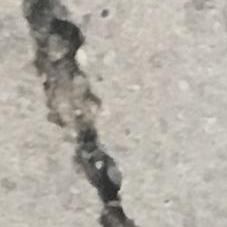
%> input picture Computer Vision for Engineering and Science/Data/Concrete Registration/00475.jpg, 227 x 227 px
$ octave --eval "result = crackAnalysys_example(imread('../../../Computer Vision for Engineering and Science/Data/Concrete Registration/00475.jpg'));"   (GNU Octave 9; MATLAB toolbox functions it lacks are replaced by stand-ins)
%> lines starting %> are read from the running program, lines starting %| are printed output that depends on the picture; in (x1, y1, x2, y2) boxes, pixels count from 0 and x2, y2 are one past the last pixel; in counts of white or black regions, pixels touching at a corner belong together; the program's own positions count from 1
function results = crackAnalysys_example(img)
%crackAnalysis segments and analyzes an image from the concrete crack dataset.
%
%  results = crackAnalysis(img) preprocesses, segments, and analyzes image img.
%  results, is returned as a structure array with 4 fields:
%  BW, the final black and white mask.
%  NumRegions, the number of individual regions in the mask.
%  Area, the total area in number of pixels of all regions.
%  MaxWidth, the maximum width in number of pixels of all regions.
%----------------------------------------------------

%Preprocessing
%  Convert the input image to grayscale and apply a Gaussian filter to
%  smooth rough concrete textures.
gs = im2gray(img);
gsf = imgaussfilt(gs,1);

%Segmentation
%  Apply multi-level thresholding to distinguish dark cracks from
%  textured concrete. Then morphologically close the mask,
%  and finally filter out all regions below a cutoff size.
thresh = multithresh(gsf,2);
%> thresh = [112 163]
levels = imquantize(gsf,thresh);
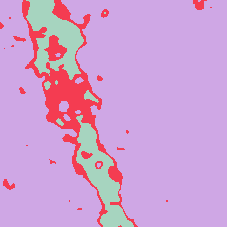
%> levels: size 227x227 double; 3 distinct labels, from 1 to 3; one colour per label, 0 black
bw = levels>1;
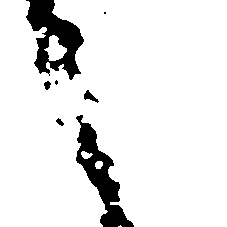
%> bw: size 227x227 logical; 91% white; 7 black regions (2 under 20 px), largest, box (x1, y1, x2, y2) and area: (26, 0, 84, 80) 2296, (76, 115, 134, 227) 2176, (84, 90, 99, 103) 85, (44, 81, 51, 90) 43, (56, 118, 64, 126) 35
bw = ~bw;
bw = imclose(bw,strel("disk",4,0));
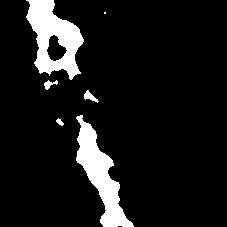
%> bw: size 227x227 logical; 9.7% white; 6 white regions (1 under 20 px), largest, box (x1, y1, x2, y2) and area: (26, 0, 84, 80) 2475, (76, 115, 134, 227) 2354, (84, 90, 99, 103) 85, (44, 80, 58, 90) 67, (56, 118, 64, 126) 35
bw = bwpropfilt(bw,"Area",[50,inf]);
%> bw: size 227x227 logical; 9.7% white; 4 white regions, box (x1, y1, x2, y2) and area: (26, 0, 84, 80) 2475, (76, 115, 134, 227) 2354, (84, 90, 99, 103) 85, (44, 80, 58, 90) 67

%Region Analysis
%  Calculate the area of all regions in the mask, then
%  compute the distance from each foreground "crack" pixels to the
%  nearest background pixel.
rp = regionprops("table",bw,"Area");
%> rp = 4 regions; Area: 2475, 2354, 85, 67
distToEdge = bwdist(~bw);
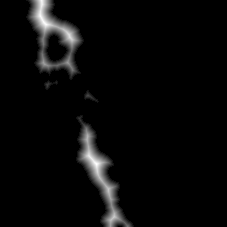
%> distToEdge: size 227x227 single; min 0, max 13.04, mean 0.464; drawn with min black and max white
maxWidth = 2 * max(distToEdge,[],"all");
%> maxWidth = 26.08

%Results
%  Append the results to the returned structure array variable.
results.BW = bw;
results.NumRegions = height(rp);
%> results.NumRegions = 4
results.Area = sum(rp.Area);
%> results.Area = 4981
results.MaxWidth = maxWidth;
%> results.MaxWidth = 26.08
%> `result = crackAnalysys_example(imread('../../../Computer Vision for En..`: result = 1 region; NumRegions, Area and MaxWidth: 4 4981 26.08
end

$ run again, on Computer Vision for Engineering and Science/Data/Concrete Registration/00476.jpg
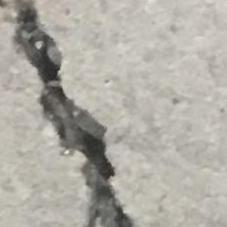
%> input picture Computer Vision for Engineering and Science/Data/Concrete Registration/00476.jpg, 227 x 227 px
%> thresh = [96 152]
%> levels: size 227x227 double; 3 distinct labels, from 1 to 3
%> in crackAnalysys_example, `bw = levels>1;`:
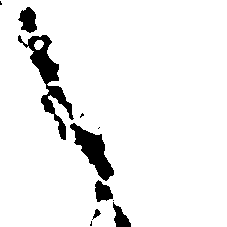
%> bw: size 227x227 logical; 93.4% white; 11 black regions (5 under 20 px), largest, box (x1, y1, x2, y2) and area: (18, 35, 74, 140) 1488, (70, 123, 114, 181) 1036, (18, 7, 37, 33) 325, (95, 180, 113, 202) 263, (113, 202, 131, 227) 239, (92, 209, 101, 220) 42
%> rp = 2 regions; Area: 3683, 50
%> in crackAnalysys_example, `distToEdge = bwdist(~bw);`:
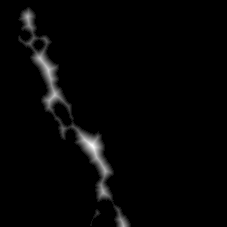
%> distToEdge: size 227x227 single; min 0, max 11.66, mean 0.253; drawn with min black and max white
%> maxWidth = 23.32
%> results.NumRegions = 2
%> results.Area = 3733
%> results.MaxWidth = 23.32
%> result = 1 region; NumRegions, Area and MaxWidth: 2 3733 23.32

$ run again, on Computer Vision for Engineering and Science/Data/Concrete Registration/00477.jpg
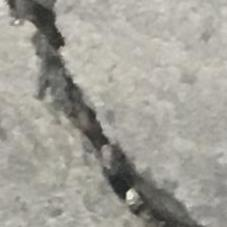
%> input picture Computer Vision for Engineering and Science/Data/Concrete Registration/00477.jpg, 227 x 227 px
%> thresh = [122 170]
%> levels: size 227x227 double; 3 distinct labels, from 1 to 3
%> in crackAnalysys_example, `bw = levels>1;`:
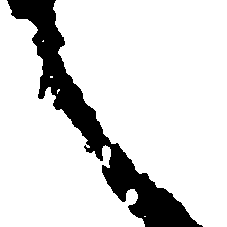
%> bw: size 227x227 logical; 85.1% white; 1 black region, box (x1, y1, x2, y2) and area: (7, 0, 203, 227) 7679
%> rp = 1 region; Area: 7880
%> in crackAnalysys_example, `distToEdge = bwdist(~bw);`:
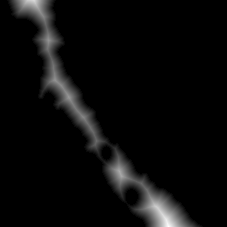
%> distToEdge: size 227x227 single; min 0, max 24, mean 1; drawn with min black and max white
%> maxWidth = 48
%> results.NumRegions = 1
%> results.Area = 7880
%> results.MaxWidth = 48
%> result = 1 region; NumRegions, Area and MaxWidth: 1 7880 48

$ run again, on Computer Vision for Engineering and Science/Data/Concrete Registration/00478.jpg
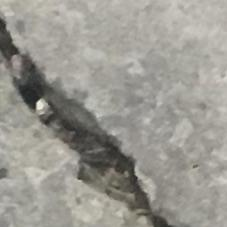
%> input picture Computer Vision for Engineering and Science/Data/Concrete Registration/00478.jpg, 227 x 227 px
%> thresh = [116 162]
%> levels: size 227x227 double; 3 distinct labels, from 1 to 3
%> in crackAnalysys_example, `bw = levels>1;`:
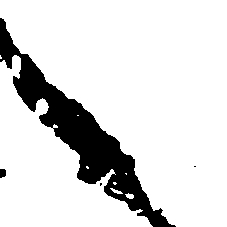
%> bw: size 227x227 logical; 86% white; 4 black regions (2 under 20 px), largest, box (x1, y1, x2, y2) and area: (0, 18, 176, 227) 7176, (0, 169, 6, 178) 48
%> rp = 1 region; Area: 7502
%> in crackAnalysys_example, `distToEdge = bwdist(~bw);`:
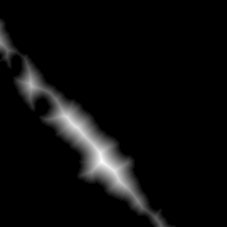
%> distToEdge: size 227x227 single; min 0, max 22.09, mean 1.1; drawn with min black and max white
%> maxWidth = 44.18
%> results.NumRegions = 1
%> results.Area = 7502
%> results.MaxWidth = 44.18
%> result = 1 region; NumRegions, Area and MaxWidth: 1 7502 44.18
